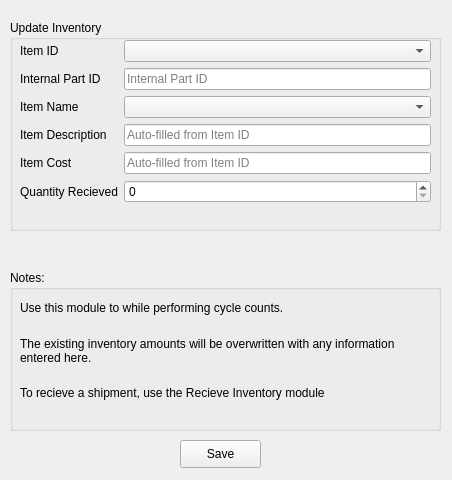
<?xml version="1.0" encoding="UTF-8"?>
<ui version="4.0">
 <class>updateInventoryWidget</class>
 <widget class="QWidget" name="updateInventoryWidget">
  <property name="geometry">
   <rect>
    <x>0</x>
    <y>0</y>
    <width>452</width>
    <height>480</height>
   </rect>
  </property>
  <property name="windowTitle">
   <string>Perform Cycle Counts</string>
  </property>
  <widget class="QPushButton" name="updateInventoryCounts">
   <property name="geometry">
    <rect>
     <x>180</x>
     <y>440</y>
     <width>81</width>
     <height>28</height>
    </rect>
   </property>
   <property name="text">
    <string>Save</string>
   </property>
  </widget>
  <widget class="QGroupBox" name="updateInventoryNoteBox">
   <property name="geometry">
    <rect>
     <x>10</x>
     <y>270</y>
     <width>431</width>
     <height>161</height>
    </rect>
   </property>
   <property name="title">
    <string>Notes:</string>
   </property>
   <widget class="QWidget" name="verticalLayoutWidget">
    <property name="geometry">
     <rect>
      <x>10</x>
      <y>20</y>
      <width>401</width>
      <height>121</height>
     </rect>
    </property>
    <layout class="QVBoxLayout" name="verticalLayout">
     <item>
      <widget class="QLabel" name="label">
       <property name="text">
        <string>Use this module to while performing cycle counts.</string>
       </property>
       <property name="wordWrap">
        <bool>true</bool>
       </property>
      </widget>
     </item>
     <item>
      <widget class="QLabel" name="label_9">
       <property name="text">
        <string>The existing inventory amounts will be overwritten with any information entered here.</string>
       </property>
       <property name="wordWrap">
        <bool>true</bool>
       </property>
      </widget>
     </item>
     <item>
      <widget class="QLabel" name="label_8">
       <property name="text">
        <string>To recieve a shipment, use the Recieve Inventory module</string>
       </property>
       <property name="wordWrap">
        <bool>true</bool>
       </property>
      </widget>
     </item>
    </layout>
   </widget>
  </widget>
  <widget class="QGroupBox" name="UpdateInventoryBox">
   <property name="geometry">
    <rect>
     <x>10</x>
     <y>20</y>
     <width>431</width>
     <height>211</height>
    </rect>
   </property>
   <property name="title">
    <string>Update Inventory</string>
   </property>
   <widget class="QWidget" name="formLayoutWidget">
    <property name="geometry">
     <rect>
      <x>10</x>
      <y>20</y>
      <width>411</width>
      <height>191</height>
     </rect>
    </property>
    <layout class="QFormLayout" name="formLayout">
     <item row="0" column="0">
      <widget class="QLabel" name="label_2">
       <property name="text">
        <string>Item ID</string>
       </property>
      </widget>
     </item>
     <item row="0" column="1">
      <widget class="QComboBox" name="updateInvID"/>
     </item>
     <item row="1" column="0">
      <widget class="QLabel" name="label_10">
       <property name="text">
        <string>Internal Part ID</string>
       </property>
      </widget>
     </item>
     <item row="1" column="1">
      <widget class="QLineEdit" name="updateInternalPartID">
       <property name="placeholderText">
        <string>Internal Part ID</string>
       </property>
      </widget>
     </item>
     <item row="2" column="0">
      <widget class="QLabel" name="label_3">
       <property name="text">
        <string>Item Name</string>
       </property>
      </widget>
     </item>
     <item row="2" column="1">
      <widget class="QComboBox" name="updateInvName"/>
     </item>
     <item row="3" column="0">
      <widget class="QLabel" name="label_5">
       <property name="text">
        <string>Item Description</string>
       </property>
      </widget>
     </item>
     <item row="3" column="1">
      <widget class="QLineEdit" name="updateInvDescription">
       <property name="placeholderText">
        <string>Auto-filled from Item ID</string>
       </property>
      </widget>
     </item>
     <item row="4" column="0">
      <widget class="QLabel" name="label_6">
       <property name="text">
        <string>Item Cost</string>
       </property>
      </widget>
     </item>
     <item row="4" column="1">
      <widget class="QLineEdit" name="updateInvCost">
       <property name="placeholderText">
        <string>Auto-filled from Item ID</string>
       </property>
      </widget>
     </item>
     <item row="5" column="0">
      <widget class="QLabel" name="label_4">
       <property name="text">
        <string>Quantity Recieved</string>
       </property>
      </widget>
     </item>
     <item row="5" column="1">
      <widget class="QSpinBox" name="updateInvQtyRecieved"/>
     </item>
    </layout>
   </widget>
  </widget>
 </widget>
 <resources/>
 <connections/>
</ui>
